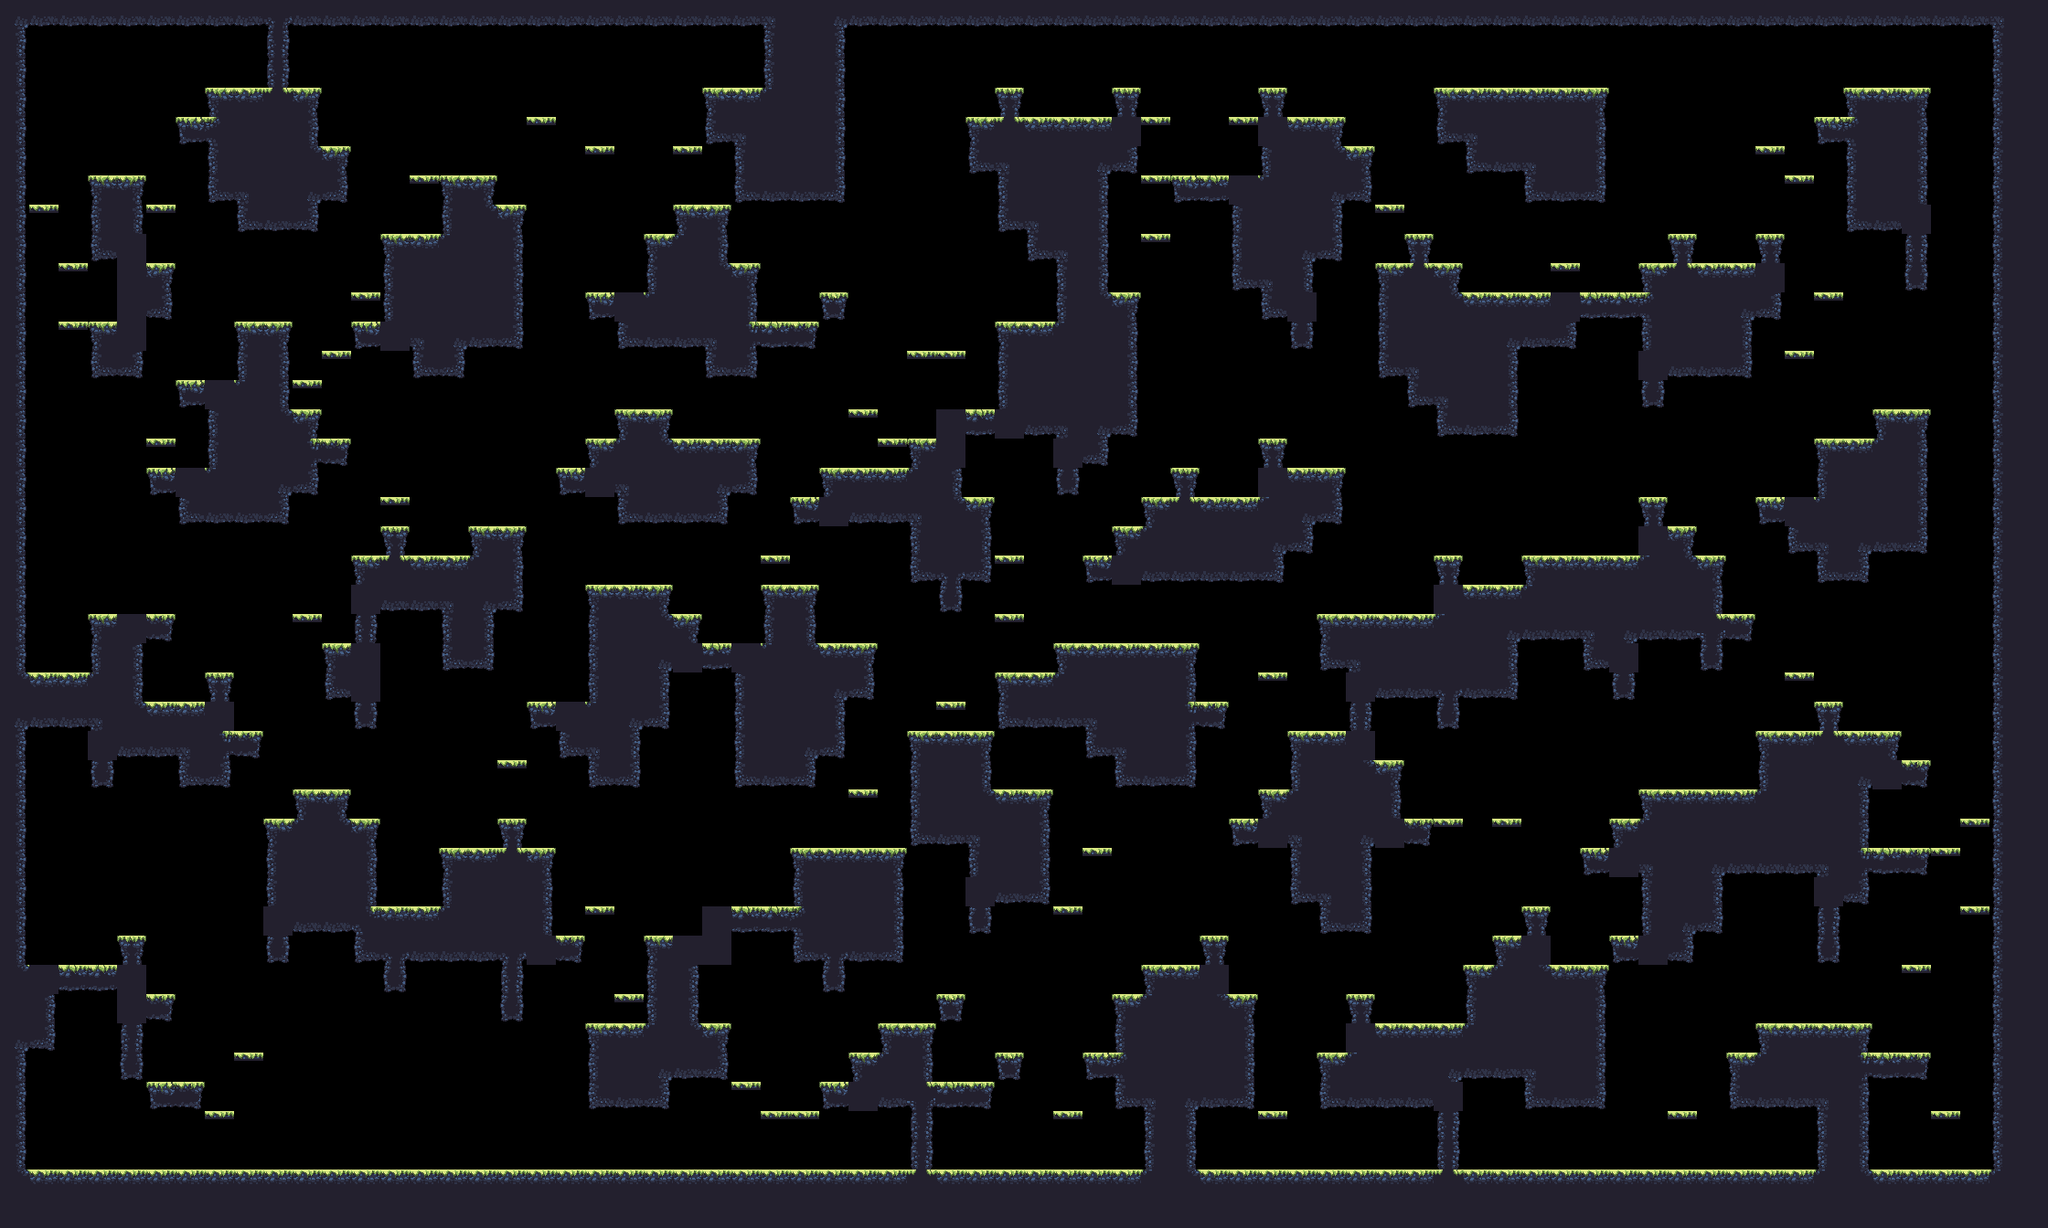

A level layout from a 2D game, rendered from its tile map. Below: a short description, then the map file with tile-grid data replaced by summaries:
An orthogonal 70x42 tile map with 32x32 px tiles, 1 tile layer (main) and 17 objects (9x spawn, spawnPlayer0, spawnCrown0, spawnPlayer1, spawnCrown1, ...).

<map compressionlevel="0" height="42" infinite="0" nextlayerid="3" nextobjectid="4" orientation="orthogonal" renderorder="right-down" tiledversion="1.3.2" tileheight="32" tilewidth="32" version="1.2" width="70">
 <tileset firstgid="1" source="forest_summer_tile_set.tsx" />
 <layer height="42" id="1" name="main" width="70">
  <data>[2940 cells, 1280 non-empty, 27 distinct tile ids]</data>
 </layer>
 <objectgroup><object id="1" name="spawnPlayer0" x="128" y="144.0" /><object id="2" name="spawnCrown0" x="128" y="144.0" /><object id="3" name="spawnPlayer1" x="2112" y="400.0" /><object id="4" name="spawnCrown1" x="1920" y="208.0" /><object id="5" name="spawnPlayer2" x="64" y="1232.0" /><object id="6" name="spawnCrown2" x="96" y="1232.0" /><object id="7" name="spawnPlayer3" x="2080" y="1232.0" /><object id="8" name="spawnCrown3" x="2144" y="1232.0" /><object id="9" name="spawn" x="1344" y="144.0" /><object id="10" name="spawn" x="1056" y="752.0" /><object id="11" name="spawn" x="832" y="1232.0" /><object id="12" name="spawn" x="1568" y="208.0" /><object id="13" name="spawn" x="1088" y="1104.0" /><object id="14" name="spawn" x="384" y="1232.0" /><object id="15" name="spawn" x="96" y="1232.0" /><object id="16" name="spawn" x="896" y="272.0" /><object id="17" name="spawn" x="800" y="656.0" /></objectgroup></map>
